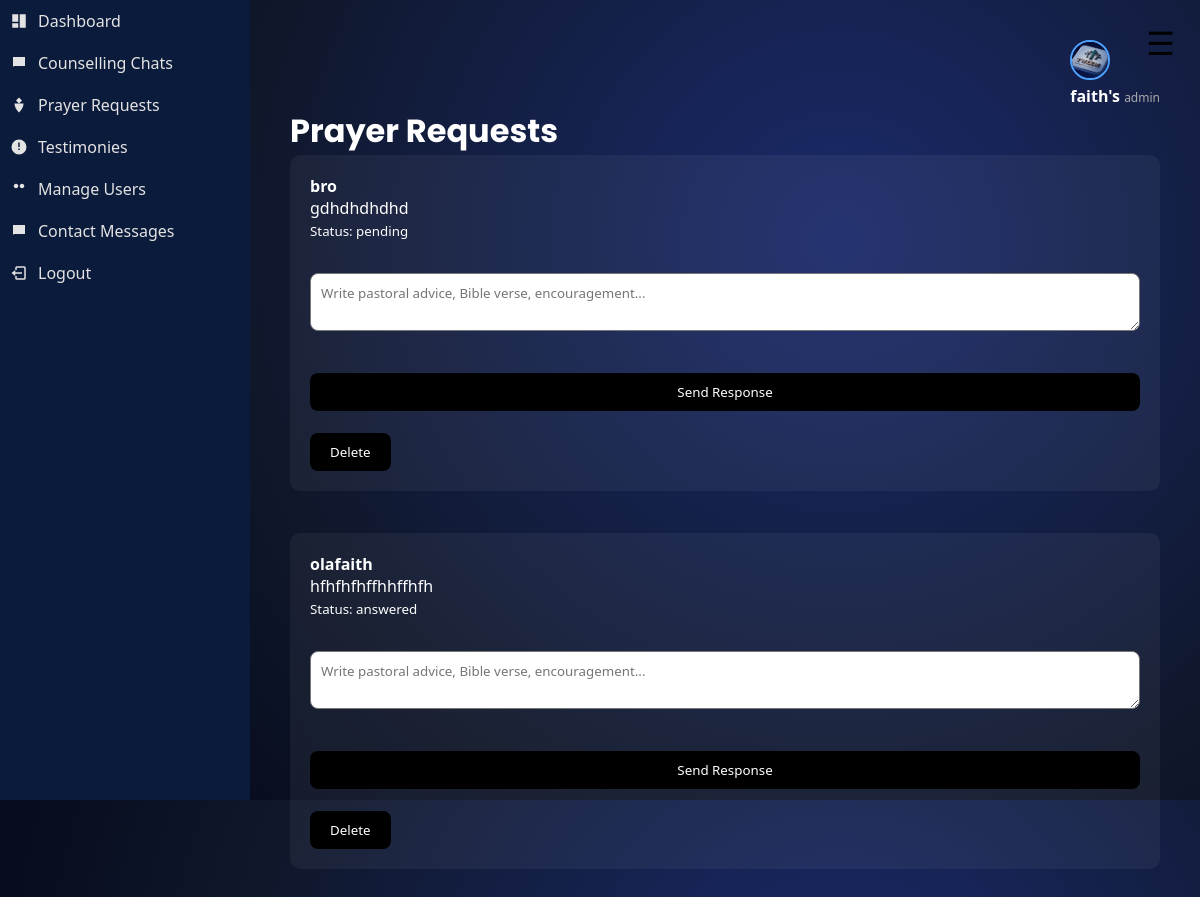
Page /admin/prayers (signed in) on the earlier database version.
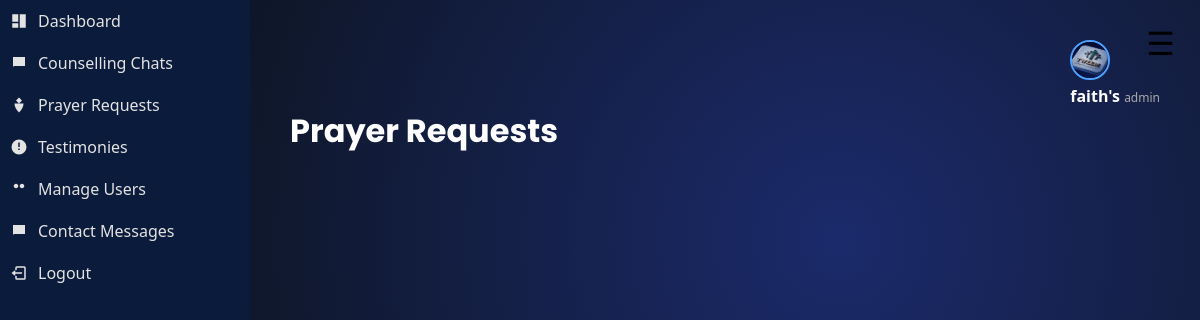
Same page on the later database version.
### tables this page shows
CREATE TABLE prayer_requests (
            id INTEGER PRIMARY KEY AUTOINCREMENT,
            user_id INTEGER,
            type TEXT,
            content TEXT,
            visibility TEXT,
            created_at TIMESTAMP DEFAULT CURRENT_TIMESTAMP, username TEXT, Request TEXT, response TEXT, status TEXT DEFAULT 'pending',
            FOREIGN KEY(user_id) REFERENCES users(id)
        );

### app.py (the view, shortened to what this page needs)
@app.route("/admin/prayers", methods=["GET", "POST"])
def admin_prayers():
    if session.get("role") != "admin":
        return "Access denied"
    conn = sqlite3.connect("database.db")
    conn.row_factory = sqlite3.Row
    cursor = conn.cursor()
    cursor.execute("SELECT * FROM prayer_requests ORDER BY id DESC")
    prayers = cursor.fetchall()
    conn.close()
    return render_template("admin_prayers.html", prayers=prayers)

### app.py (called while the page is built)
@app.context_processor
def inject_user():
    if "user_id" in session:
        conn = sqlite3.connect("database.db")
        conn.row_factory = sqlite3.Row
        cursor = conn.cursor()
        cursor.execute("SELECT * FROM users WHERE id=?", (session["user_id"],))
        user = cursor.fetchone()
        conn.close()
        return dict(user=user)
    return dict(user=None)

### templates/admin_prayers.html (shortened to what this page needs)
{% extends "layout.html" %}
{% block content %}
<h1>Prayer Requests</h1>
{% for prayer in prayers %}
<div class="bible-card">
<p><strong>{{ prayer.username }}</strong></p>
<p>{{ prayer.request }}</p>
<small>Status: {{ prayer.status }}</small>
<br><br>
<form method="POST">
<textarea name="response" placeholder="Write pastoral advice, Bible verse, encouragement..."></textarea>
<br>
<button type="submit">Send Response</button>
</form>
<br>
<a href="/admin/delete_prayer/{{ prayer.id }}">
<button>Delete</button>
</a>
</div>
<br>
{% endfor %}
{% endblock %}

Differences in the rows shown:
removed prayer_requests: username "bro", request "gdhdhdhdhd", status "pending"
removed prayer_requests: username "olafaith", request "hfhfhfhffhhffhfh", status "answered"
